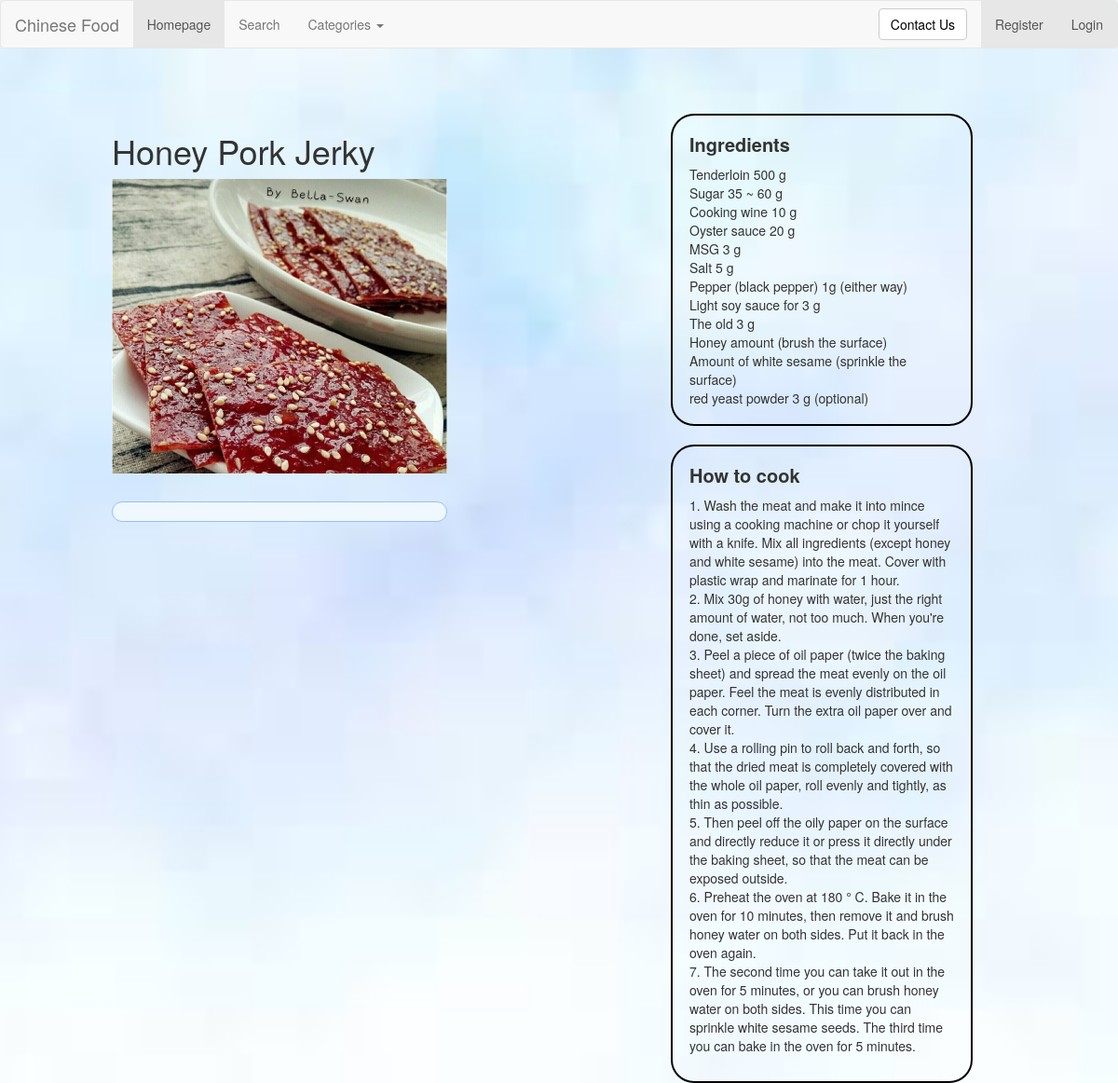
Page /rango/starter3/ on the earlier database version.
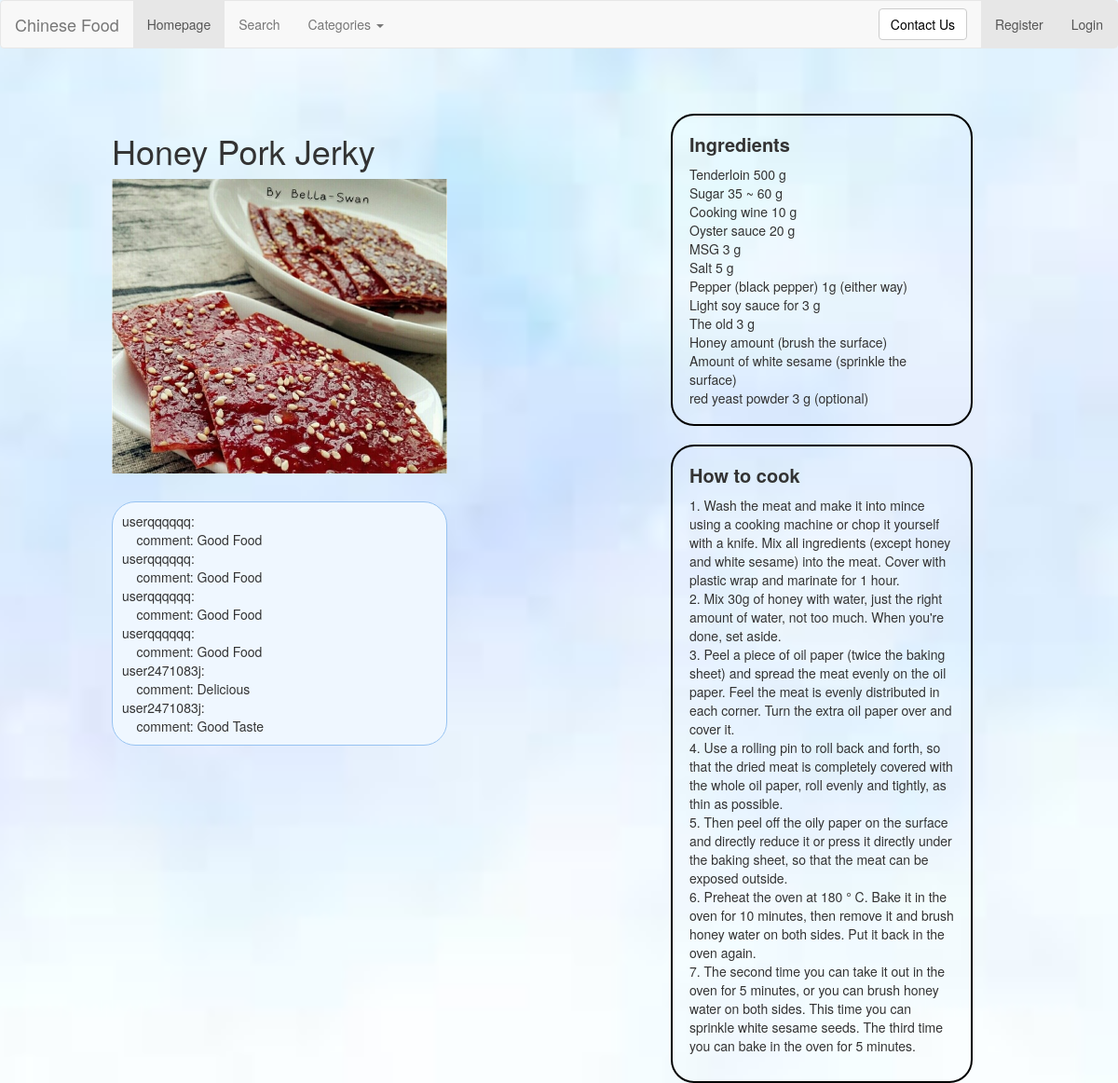
Same page on the later database version.
### rango/models.py (models this page shows, shortened)
class UserComment(models.Model):
    username = models.CharField(max_length=64)
    comment = models.CharField(max_length=1028, default='')
    dish = models.CharField(max_length=128, default='')
    islike = models.BooleanField(default=True)

### rango/views.py (the view, shortened to what this page needs)
# urls.py: path('starter3/', views.starter3, name='starter3'),
def starter3(request):
    category_list = Category.objects.order_by('-category')
    d = "starter3"
    d2 = "Honey Pork Jerky"
    dish = Dish.objects.get(dish=d2)
    form = DishForm()
    info_list = UserComment.objects.filter(dish=d)
    return render(request, "rango/starter3.html", {"info_list": info_list,
                                                   "categories": category_list,
                                                   "form": form,
                                                   "dish": dish, })

### templates/rango/starter3.html (shortened to what this page needs)
{% extends 'rango/base.html' %}
{% load staticfiles %}
{% block image_block %}
<h1>Honey Pork Jerky</h1>
<img src="{% static 'images/starter3.png' %}" alt="" width="100%" id="pic">
{% endblock %}
{% block ingredients_block%}
Tenderloin 500 g <br>
Sugar 35 ~ 60 g <br>
Cooking wine 10 g<br>
Oyster sauce 20 g<br>
MSG 3 g<br>
Salt 5 g <br>
Pepper (black pepper) 1g (either way)<br>
Light soy sauce for 3 g<br>
The old 3 g<br>
Honey amount (brush the surface)<br>
Amount of white sesame (sprinkle the surface)<br>
red yeast powder 3 g (optional)<br>
{% endblock %}
{% block howToCook_block %}
1.	Wash the meat and make it into mince using a cooking machine or chop it yourself with a knife. Mix all ingredients (except honey and white sesame) into the meat. Cover with plastic wrap and marinate for 1 hour.<br>
2.	Mix 30g of honey with water, just the right amount of water, not too much. When you're done, set aside.<br>
3.	Peel a piece of oil paper (twice the baking sheet) and spread the meat evenly on the oil paper. Feel the meat is evenly distributed in each corner. Turn the extra oil paper over and cover it.<br>
4.	Use a rolling pin to roll back and forth, so that the dried meat is completely covered with the whole oil paper, roll evenly and tightly, as thin as possible.<br>
5.	Then peel off the oily paper on the surface and directly reduce it or press it directly under the baking sheet, so that the meat can be exposed outside.<br>
6.	Preheat the oven at 180 ° C. Bake it in the oven for 10 minutes, then remove it and brush honey water on both sides. Put it back in the oven again.<br>
7.	The second time you can take it out in the oven for 5 minutes, or you can brush honey water on both sides. This time you can sprinkle white sesame seeds. The third time you can bake in the oven for 5 minutes.<br>
{% endblock %}

### templates/rango/base.html (shortened to what this page needs)
<!DOCTYPE html>
{% load staticfiles %}
<html>
<head>
	<link rel="stylesheet" href="https://cdn.staticfile.org/twitter-bootstrap/3.3.7/css/bootstrap.min.css">
    <link rel="stylesheet" href="{% static 'css/dish.css' %}">
</head>
<body>
<nav class="navbar navbar-default" role="navigation">
    <div class="container-fluid">
    <div class="navbar-header">
        <a class="navbar-brand" href="/rango/">Chinese Food</a>
    </div>
    <div>
        <ul class="nav navbar-nav navbar-left">
            <li class="active"><a href="/rango/">Homepage</a></li>
            <li><a href="{% url 'rango:test' %}">Search</a></li>
            <li class="dropdown">
                <a href="#" class="dropdown-toggle" data-toggle="dropdown">
                    Categories
                    <b class="caret"></b>
                </a>
            </li>
        </ul>
        <ul class="nav navbar-nav navbar-right">
            {% if user.is_authenticated %}
            <a href="{% url 'rango:userInfor' %}"> hi {{ user.username }}!</a>
            <li class="active">
                <a class="a2" href=" {% url 'auth_logout' %}?next=/rango/">Logout</a>
            </li>
        {% else %}
            <li class="active">
                <a class="a2" href="{% url 'registration_register' %}">Register</a>
            </li>
            <li class="active">
                 <a class="a2" href="{% url 'auth_login' %}">Login</a>
            </li>
        {% endif %}
        </ul>
        <form class="navbar-form navbar-right" role="search">
            <button type="submit" class="btn btn-default">
                <a href="mailto:2471083j@student.gla.ac.uk
                        subject=About Django Project">
                        Contact Us</a>
            </button>
        </form>
    </div>
    </div>
</nav>
<div class="main w1000">
    <div class="main_l f">
        <div class="slide" id="box">
            <div class="banner">
                {% block image_block %}{% endblock %}
            </div>
        </div>
        <div class="add">
            <div>
                {% for i in info_list %}
                    user{{ i.username }}: <br>
                    &nbsp&nbsp&nbsp&nbspcomment: {{ i.comment }} <br>
                {% endfor %}
            </div>
        </div>
    </div>
    <div class="main_r r">
        <div class="ing">
            <p>Ingredients</p>
            {% block ingredients_block %}{% endblock %}
        </div>
        <div class="how">
            <p>How to cook</p>
            <div>
                {% block howToCook_block %}{% endblock %}
            </div>
        </div>
    </div>
</div>
</body>
</html>

Differences in the rows shown:
added UserComment: username "qqqqqq", comment "Good Food"
added UserComment: username "qqqqqq", comment "Good Food"
added UserComment: username "qqqqqq", comment "Good Food"
added UserComment: username "qqqqqq", comment "Good Food"
added UserComment: username "2471083j", comment "Delicious"
added UserComment: username "2471083j", comment "Good Taste"
